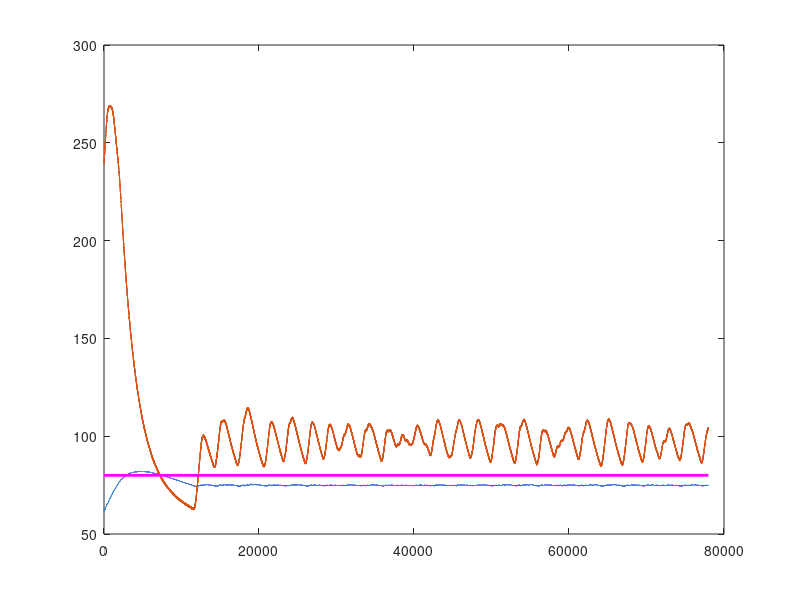

Write MATLAB code to recreate this figure.
fileID=fopen('segundo_pid.txt', 'r');
%M = textscan(fileID, '%{HH:mm:ss.SSS}D %f %f %f %f %f','delimiter','\t');
%out1=cell2mat(M(:,2));
%out2=cell2mat(M(:,6));

M = textscan(fileID, '%f %f %f %f %f','delimiter','\t');
out1=cell2mat(M(:,1));
out2=cell2mat(M(:,5));
plot(out1)
hold on
plot(out2)
line('XData', [0 size(out1,1)], 'YData', [80 80], 'LineStyle', '-','LineWidth', 2, 'Color','m')
hold off